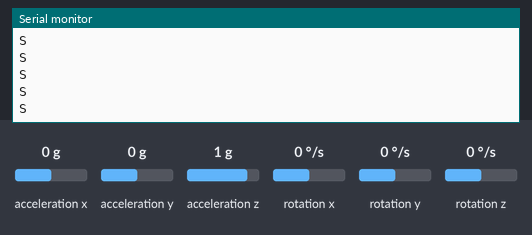
Simulated run of this sketch. Board: ESP8266 (NodeMCU). Parts: the last lines printed to the serial monitor. The test bench sets the inputs (shaded band); at power-on: acceleration x 0 g, acceleration y 0 g, acceleration z 1 g, rotation x 0 °/s, rotation y 0 °/s, rotation z 0 °/s.

Above: at 1.2 s.
1.3 s: acceleration x set to -1.4 g
At 1.36 s:
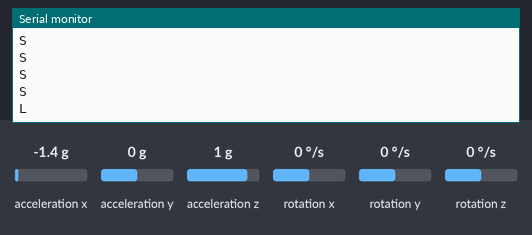
3.2 s: acceleration y set to -1.4 g
At 3.24 s:
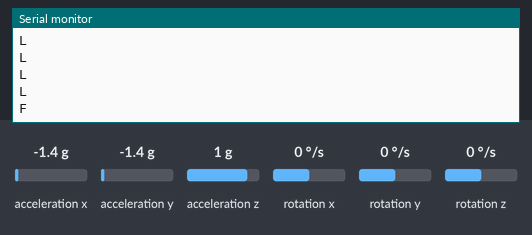
5.1 s: acceleration y set to 0.8 g
At 5.11 s:
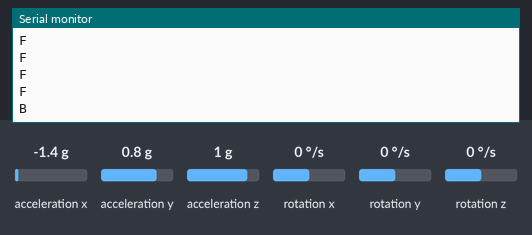

Measured:
- after the input at 1.3 s, the serial monitor: prints a new line after 0.06 s (image 1)
- after the input at 3.2 s, the serial monitor: prints a new line at once (image 2)
- after the input at 5.1 s, the serial monitor: prints a new line at once (image 3)

The sketch:

hand_gesture.ino
```cpp
#include <ESP8266WiFi.h>
#include <WiFiUdp.h>
#include <Wire.h>
#include <MPU6050.h>

MPU6050 mpu;
WiFiUDP udp;

const char* ssid = "GestureRobot";
const char* password = "12345678";

IPAddress receiverIP(192,168,4,2);

const int receiverPort = 4210;

int16_t ax, ay, az;
int16_t gx, gy, gz;

char command='S';

void setup()
{
  Serial.begin(115200);

  Wire.begin(D2,D1);

  mpu.initialize();

  if(!mpu.testConnection())
  {
    Serial.println("MPU6050 Failed");
    while(1);
  }

  Serial.println("MPU6050 Connected");

  WiFi.mode(WIFI_AP);

  WiFi.softAP(ssid,password);

  Serial.println(WiFi.softAPIP());

  udp.begin(receiverPort);
}

void loop()
{
  mpu.getMotion6(&ax,&ay,&az,&gx,&gy,&gz);

  if(ay<-8000)
    command='F';

  else if(ay>8000)
    command='B';

  else if(ax<-8000)
    command='L';

  else if(ax>8000)
    command='R';

  else
    command='S';

  udp.beginPacket(receiverIP,receiverPort);
  udp.write(command);
  udp.endPacket();

  Serial.println(command);

  delay(100);
}
```
